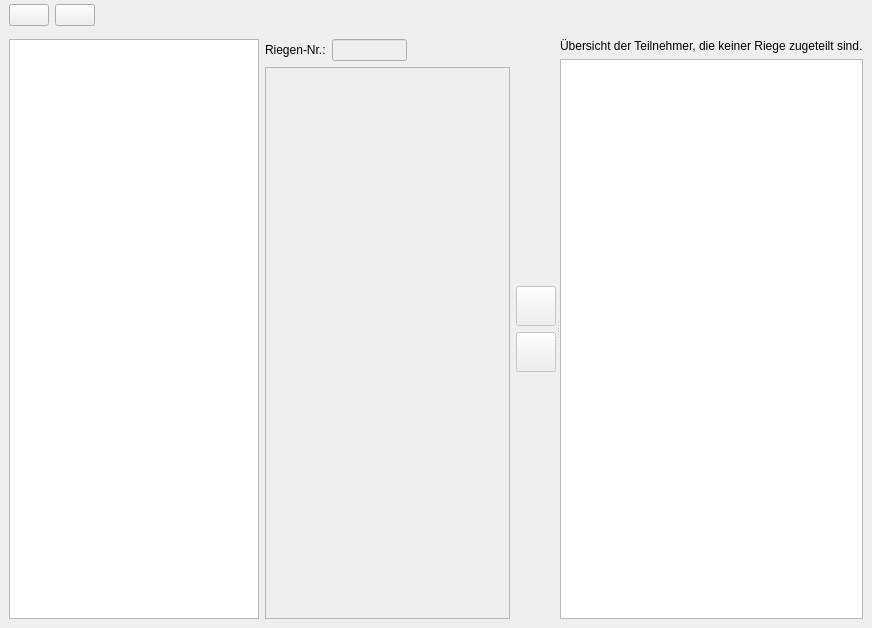
<?xml version="1.0" encoding="UTF-8"?>
<ui version="4.0">
 <class>Tab_RG_Ui</class>
 <widget class="QWidget" name="Tab_RG_Ui">
  <property name="geometry">
   <rect>
    <x>0</x>
    <y>0</y>
    <width>872</width>
    <height>628</height>
   </rect>
  </property>
  <property name="windowTitle">
   <string>Form</string>
  </property>
  <property name="windowIcon">
   <iconset resource="../../../resources/TurnFix.qrc">
    <normaloff>:/appicons/icon.png</normaloff>:/appicons/icon.png</iconset>
  </property>
  <layout class="QVBoxLayout" name="verticalLayout">
   <property name="spacing">
    <number>0</number>
   </property>
   <property name="margin">
    <number>0</number>
   </property>
   <item>
    <widget class="QWidget" name="toolBar" native="true">
     <property name="sizePolicy">
      <sizepolicy hsizetype="Preferred" vsizetype="Fixed">
       <horstretch>0</horstretch>
       <verstretch>0</verstretch>
      </sizepolicy>
     </property>
     <layout class="QHBoxLayout" name="horizontalLayout">
      <property name="topMargin">
       <number>4</number>
      </property>
      <property name="bottomMargin">
       <number>4</number>
      </property>
      <item>
       <widget class="QPushButton" name="but_add">
        <property name="sizePolicy">
         <sizepolicy hsizetype="Fixed" vsizetype="Fixed">
          <horstretch>0</horstretch>
          <verstretch>0</verstretch>
         </sizepolicy>
        </property>
        <property name="text">
         <string/>
        </property>
        <property name="icon">
         <iconset resource="../../../resources/TurnFix.qrc">
          <normaloff>:/appicons/plus.png</normaloff>:/appicons/plus.png</iconset>
        </property>
        <property name="iconSize">
         <size>
          <width>24</width>
          <height>24</height>
         </size>
        </property>
       </widget>
      </item>
      <item>
       <widget class="QPushButton" name="but_del">
        <property name="sizePolicy">
         <sizepolicy hsizetype="Fixed" vsizetype="Fixed">
          <horstretch>0</horstretch>
          <verstretch>0</verstretch>
         </sizepolicy>
        </property>
        <property name="text">
         <string/>
        </property>
        <property name="icon">
         <iconset resource="../../../resources/TurnFix.qrc">
          <normaloff>:/appicons/minus.png</normaloff>:/appicons/minus.png</iconset>
        </property>
        <property name="iconSize">
         <size>
          <width>24</width>
          <height>24</height>
         </size>
        </property>
       </widget>
      </item>
      <item>
       <spacer name="horizontalSpacer">
        <property name="orientation">
         <enum>Qt::Horizontal</enum>
        </property>
        <property name="sizeHint" stdset="0">
         <size>
          <width>40</width>
          <height>20</height>
         </size>
        </property>
       </spacer>
      </item>
     </layout>
    </widget>
   </item>
   <item>
    <widget class="QWidget" name="widget" native="true">
     <layout class="QHBoxLayout" name="horizontalLayout_2">
      <item>
       <widget class="QSplitter" name="splitter">
        <property name="orientation">
         <enum>Qt::Horizontal</enum>
        </property>
        <widget class="QWidget" name="widget_2" native="true">
         <layout class="QGridLayout" name="gridLayout">
          <property name="margin">
           <number>0</number>
          </property>
          <item row="0" column="2">
           <widget class="QLabel" name="label">
            <property name="text">
             <string>Riegen-Nr.:</string>
            </property>
           </widget>
          </item>
          <item row="0" column="3">
           <widget class="QLineEdit" name="txt_nummer">
            <property name="enabled">
             <bool>false</bool>
            </property>
            <property name="minimumSize">
             <size>
              <width>75</width>
              <height>0</height>
             </size>
            </property>
            <property name="maximumSize">
             <size>
              <width>75</width>
              <height>16777215</height>
             </size>
            </property>
           </widget>
          </item>
          <item row="1" column="2" colspan="3">
           <widget class="QTableView" name="tbl_list">
            <property name="enabled">
             <bool>false</bool>
            </property>
            <property name="editTriggers">
             <set>QAbstractItemView::NoEditTriggers</set>
            </property>
            <property name="alternatingRowColors">
             <bool>true</bool>
            </property>
            <property name="selectionBehavior">
             <enum>QAbstractItemView::SelectRows</enum>
            </property>
            <attribute name="horizontalHeaderHighlightSections">
             <bool>false</bool>
            </attribute>
            <attribute name="verticalHeaderVisible">
             <bool>false</bool>
            </attribute>
            <attribute name="verticalHeaderDefaultSectionSize">
             <number>20</number>
            </attribute>
            <attribute name="verticalHeaderVisible">
             <bool>false</bool>
            </attribute>
            <attribute name="verticalHeaderDefaultSectionSize">
             <number>20</number>
            </attribute>
            <attribute name="horizontalHeaderHighlightSections">
             <bool>false</bool>
            </attribute>
           </widget>
          </item>
          <item row="0" column="0" rowspan="2">
           <widget class="QTableView" name="lst_all">
            <property name="sizePolicy">
             <sizepolicy hsizetype="Fixed" vsizetype="Expanding">
              <horstretch>0</horstretch>
              <verstretch>0</verstretch>
             </sizepolicy>
            </property>
            <property name="minimumSize">
             <size>
              <width>250</width>
              <height>0</height>
             </size>
            </property>
            <property name="maximumSize">
             <size>
              <width>250</width>
              <height>16777215</height>
             </size>
            </property>
            <property name="editTriggers">
             <set>QAbstractItemView::AllEditTriggers</set>
            </property>
            <property name="alternatingRowColors">
             <bool>true</bool>
            </property>
            <property name="selectionMode">
             <enum>QAbstractItemView::SingleSelection</enum>
            </property>
            <property name="selectionBehavior">
             <enum>QAbstractItemView::SelectRows</enum>
            </property>
            <attribute name="horizontalHeaderHighlightSections">
             <bool>false</bool>
            </attribute>
            <attribute name="verticalHeaderVisible">
             <bool>false</bool>
            </attribute>
            <attribute name="verticalHeaderDefaultSectionSize">
             <number>20</number>
            </attribute>
            <attribute name="verticalHeaderVisible">
             <bool>false</bool>
            </attribute>
            <attribute name="verticalHeaderDefaultSectionSize">
             <number>20</number>
            </attribute>
            <attribute name="horizontalHeaderHighlightSections">
             <bool>false</bool>
            </attribute>
           </widget>
          </item>
          <item row="0" column="4">
           <spacer name="horizontalSpacer_2">
            <property name="orientation">
             <enum>Qt::Horizontal</enum>
            </property>
            <property name="sizeHint" stdset="0">
             <size>
              <width>40</width>
              <height>20</height>
             </size>
            </property>
           </spacer>
          </item>
          <item row="0" column="5" rowspan="2">
           <widget class="QWidget" name="widget_3" native="true">
            <layout class="QVBoxLayout" name="verticalLayout_2">
             <property name="margin">
              <number>0</number>
             </property>
             <item>
              <spacer name="verticalSpacer">
               <property name="orientation">
                <enum>Qt::Vertical</enum>
               </property>
               <property name="sizeHint" stdset="0">
                <size>
                 <width>20</width>
                 <height>40</height>
                </size>
               </property>
              </spacer>
             </item>
             <item>
              <widget class="QPushButton" name="but_add_2">
               <property name="enabled">
                <bool>false</bool>
               </property>
               <property name="minimumSize">
                <size>
                 <width>40</width>
                 <height>40</height>
                </size>
               </property>
               <property name="maximumSize">
                <size>
                 <width>40</width>
                 <height>40</height>
                </size>
               </property>
               <property name="text">
                <string/>
               </property>
               <property name="icon">
                <iconset resource="../../../resources/TurnFix.qrc">
                 <normaloff>:/appicons/left.png</normaloff>:/appicons/left.png</iconset>
               </property>
               <property name="iconSize">
                <size>
                 <width>32</width>
                 <height>32</height>
                </size>
               </property>
              </widget>
             </item>
             <item>
              <widget class="QPushButton" name="but_remove">
               <property name="enabled">
                <bool>false</bool>
               </property>
               <property name="sizePolicy">
                <sizepolicy hsizetype="Fixed" vsizetype="Fixed">
                 <horstretch>0</horstretch>
                 <verstretch>0</verstretch>
                </sizepolicy>
               </property>
               <property name="minimumSize">
                <size>
                 <width>40</width>
                 <height>40</height>
                </size>
               </property>
               <property name="maximumSize">
                <size>
                 <width>40</width>
                 <height>40</height>
                </size>
               </property>
               <property name="text">
                <string/>
               </property>
               <property name="icon">
                <iconset resource="../../../resources/TurnFix.qrc">
                 <normaloff>:/appicons/right.png</normaloff>:/appicons/right.png</iconset>
               </property>
               <property name="iconSize">
                <size>
                 <width>32</width>
                 <height>32</height>
                </size>
               </property>
              </widget>
             </item>
             <item>
              <spacer name="verticalSpacer_2">
               <property name="orientation">
                <enum>Qt::Vertical</enum>
               </property>
               <property name="sizeHint" stdset="0">
                <size>
                 <width>20</width>
                 <height>40</height>
                </size>
               </property>
              </spacer>
             </item>
            </layout>
           </widget>
          </item>
         </layout>
        </widget>
        <widget class="QWidget" name="widget_4" native="true">
         <layout class="QVBoxLayout" name="verticalLayout_3">
          <property name="margin">
           <number>0</number>
          </property>
          <item>
           <widget class="QLabel" name="label_2">
            <property name="sizePolicy">
             <sizepolicy hsizetype="Preferred" vsizetype="Fixed">
              <horstretch>0</horstretch>
              <verstretch>0</verstretch>
             </sizepolicy>
            </property>
            <property name="text">
             <string>Übersicht der Teilnehmer, die keiner Riege zugeteilt sind.</string>
            </property>
           </widget>
          </item>
          <item>
           <widget class="QTableView" name="re_table2">
            <property name="sizePolicy">
             <sizepolicy hsizetype="Expanding" vsizetype="Minimum">
              <horstretch>0</horstretch>
              <verstretch>0</verstretch>
             </sizepolicy>
            </property>
            <property name="editTriggers">
             <set>QAbstractItemView::NoEditTriggers</set>
            </property>
            <property name="tabKeyNavigation">
             <bool>false</bool>
            </property>
            <property name="alternatingRowColors">
             <bool>true</bool>
            </property>
            <property name="selectionMode">
             <enum>QAbstractItemView::ExtendedSelection</enum>
            </property>
            <property name="selectionBehavior">
             <enum>QAbstractItemView::SelectRows</enum>
            </property>
            <attribute name="horizontalHeaderHighlightSections">
             <bool>false</bool>
            </attribute>
            <attribute name="verticalHeaderVisible">
             <bool>false</bool>
            </attribute>
            <attribute name="verticalHeaderDefaultSectionSize">
             <number>20</number>
            </attribute>
            <attribute name="verticalHeaderVisible">
             <bool>false</bool>
            </attribute>
            <attribute name="verticalHeaderDefaultSectionSize">
             <number>20</number>
            </attribute>
            <attribute name="horizontalHeaderHighlightSections">
             <bool>false</bool>
            </attribute>
           </widget>
          </item>
         </layout>
        </widget>
       </widget>
      </item>
     </layout>
    </widget>
   </item>
  </layout>
 </widget>
 <resources>
  <include location="../../../resources/TurnFix.qrc"/>
 </resources>
 <connections/>
</ui>
